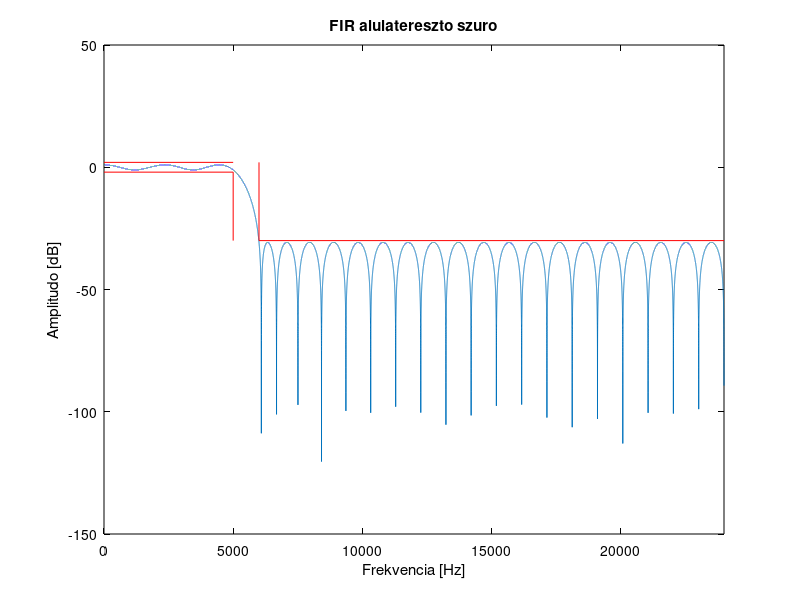

MATLAB code to generate this figure:
pb_ripple = 2;
sb_atten = 30;
pb_lims= (10^(pb_ripple/20)-1)/(10^(pb_ripple/20)+1);
sb_lim=10^(-(sb_atten + 1)/20);
fs = 48000;
f_cut = 5000;
f_stop = 6000;


[n, f0, m0, w] = firpmord([f_cut f_stop],[1 0], [pb_lims sb_lim], fs);



FIR_lowpass = firpm(n, f0, m0, w);

[H,f] = freqz(FIR_lowpass, 1, 2^16, fs);
plot(f, 20*log10(abs(H)));
hold on;
plot([0 f_cut],[pb_ripple pb_ripple], 'r');
plot([0 f_cut], [-pb_ripple -pb_ripple], 'r');
plot([f_cut f_cut], [-sb_atten -pb_ripple], 'r');
plot([f_stop f_stop], [-sb_atten pb_ripple], 'r');
plot([f_stop fs/2], [-sb_atten -sb_atten], 'r');
xlabel('Frekvencia [Hz]');
ylabel('Amplitudo [dB]');
title('FIR alulatereszto szuro', 'Color', 'k');
xlim([0 fs/2]);
set(gcf, 'Color', 'w');
set(gca, 'Color', 'w', 'XColor', 'k', 'YColor', 'k');
saveas(gcf, '../Kepek/FIR_atvitel.jpg');
